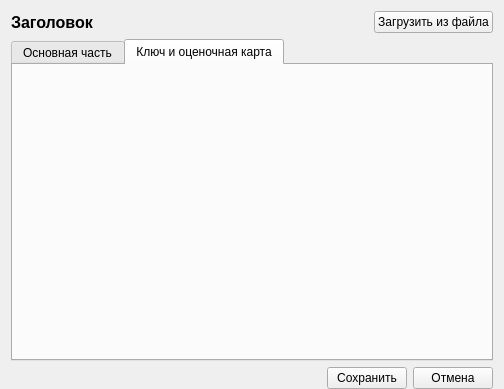
<?xml version="1.0" encoding="UTF-8"?>
<ui version="4.0">
 <class>TestEditingForm</class>
 <widget class="QWidget" name="TestEditingForm">
  <property name="geometry">
   <rect>
    <x>0</x>
    <y>0</y>
    <width>504</width>
    <height>389</height>
   </rect>
  </property>
  <property name="windowTitle">
   <string>Редакирование теста</string>
  </property>
  <layout class="QVBoxLayout" name="verticalLayout">
   <property name="bottomMargin">
    <number>0</number>
   </property>
   <item>
    <layout class="QHBoxLayout" name="horizontalLayout_2">
     <item>
      <widget class="QLabel" name="title">
       <property name="font">
        <font>
         <pointsize>12</pointsize>
         <weight>75</weight>
         <bold>true</bold>
        </font>
       </property>
       <property name="text">
        <string>Заголовок</string>
       </property>
      </widget>
     </item>
     <item>
      <spacer name="horizontalSpacer_2">
       <property name="orientation">
        <enum>Qt::Horizontal</enum>
       </property>
       <property name="sizeHint" stdset="0">
        <size>
         <width>40</width>
         <height>20</height>
        </size>
       </property>
      </spacer>
     </item>
     <item>
      <widget class="QPushButton" name="loadFromFileBtn">
       <property name="text">
        <string>Загрузить из файла</string>
       </property>
      </widget>
     </item>
    </layout>
   </item>
   <item>
    <widget class="QTabWidget" name="tabs">
     <property name="currentIndex">
      <number>1</number>
     </property>
     <widget class="QWidget" name="mainTab">
      <attribute name="title">
       <string>Основная часть</string>
      </attribute>
      <layout class="QVBoxLayout" name="verticalLayout_2"/>
     </widget>
     <widget class="QWidget" name="keyTab">
      <attribute name="title">
       <string>Ключ и оценочная карта</string>
      </attribute>
      <layout class="QVBoxLayout" name="verticalLayout_3"/>
     </widget>
    </widget>
   </item>
   <item>
    <layout class="QHBoxLayout" name="horizontalLayout">
     <item>
      <spacer name="horizontalSpacer">
       <property name="orientation">
        <enum>Qt::Horizontal</enum>
       </property>
       <property name="sizeHint" stdset="0">
        <size>
         <width>40</width>
         <height>20</height>
        </size>
       </property>
      </spacer>
     </item>
     <item>
      <widget class="QPushButton" name="saveBtn">
       <property name="text">
        <string>Сохранить</string>
       </property>
      </widget>
     </item>
     <item>
      <widget class="QPushButton" name="cancelBtn">
       <property name="text">
        <string>Отмена</string>
       </property>
      </widget>
     </item>
    </layout>
   </item>
  </layout>
 </widget>
 <resources/>
 <connections/>
</ui>
